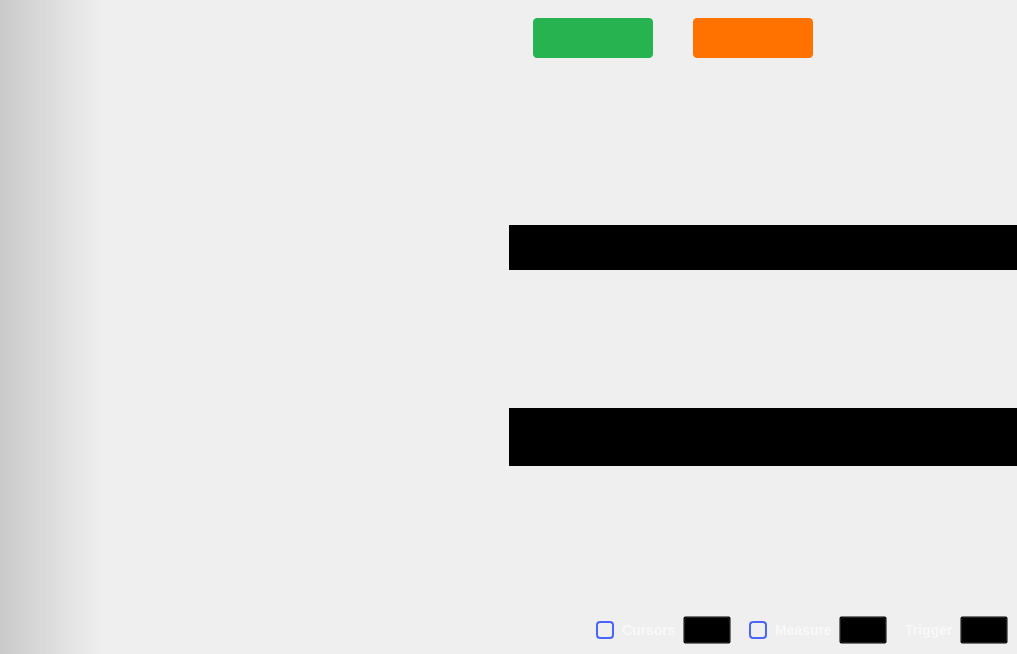
<?xml version="1.0" encoding="UTF-8"?>
<ui version="4.0">
 <class>Oscilloscope</class>
 <widget class="QWidget" name="Oscilloscope">
  <property name="geometry">
   <rect>
    <x>0</x>
    <y>0</y>
    <width>1017</width>
    <height>654</height>
   </rect>
  </property>
  <property name="sizePolicy">
   <sizepolicy hsizetype="MinimumExpanding" vsizetype="MinimumExpanding">
    <horstretch>0</horstretch>
    <verstretch>0</verstretch>
   </sizepolicy>
  </property>
  <property name="windowTitle">
   <string>Scopy Oscilloscope</string>
  </property>
  <layout class="QVBoxLayout" name="verticalLayout_2">
   <property name="spacing">
    <number>0</number>
   </property>
   <property name="leftMargin">
    <number>0</number>
   </property>
   <property name="topMargin">
    <number>0</number>
   </property>
   <property name="rightMargin">
    <number>0</number>
   </property>
   <property name="bottomMargin">
    <number>0</number>
   </property>
   <item>
    <widget class="adiscope::DetachDragZone" name="mainWidget" native="true">
     <property name="styleSheet">
      <string notr="true">#mainWidget {
background-color: qlineargradient(spread:pad, x1:0, y1:0, x2:0.1, y2:0, stop:0 rgba(0, 0, 0, 40), stop:1 transparent);
}</string>
     </property>
     <layout class="QVBoxLayout" name="verticalLayout_3">
      <property name="spacing">
       <number>0</number>
      </property>
      <property name="leftMargin">
       <number>0</number>
      </property>
      <property name="topMargin">
       <number>0</number>
      </property>
      <property name="rightMargin">
       <number>0</number>
      </property>
      <property name="bottomMargin">
       <number>0</number>
      </property>
      <item>
       <layout class="QHBoxLayout" name="hLayout_top_btn_area">
        <property name="spacing">
         <number>40</number>
        </property>
        <property name="topMargin">
         <number>15</number>
        </property>
        <property name="rightMargin">
         <number>40</number>
        </property>
        <property name="bottomMargin">
         <number>5</number>
        </property>
        <item>
         <spacer name="horizontalSpacer_7">
          <property name="orientation">
           <enum>Qt::Horizontal</enum>
          </property>
          <property name="sizeHint" stdset="0">
           <size>
            <width>40</width>
            <height>10</height>
           </size>
          </property>
         </spacer>
        </item>
        <item>
         <widget class="QPushButton" name="pushButtonRunStop">
          <property name="sizePolicy">
           <sizepolicy hsizetype="Fixed" vsizetype="Fixed">
            <horstretch>0</horstretch>
            <verstretch>0</verstretch>
           </sizepolicy>
          </property>
          <property name="layoutDirection">
           <enum>Qt::RightToLeft</enum>
          </property>
          <property name="styleSheet">
           <string notr="true">QPushButton {
  width: 80px;
  height: 40px;
  border-radius: 4px;
  background-color: #27b34f;
  color: white;
  font-family: &quot;monospace&quot;;
  font-weight: bold;

  text-align: left;
  padding-left: 20px;
  padding-right: 20px;
  qproperty-text: &quot;Run&quot;;
}

QPushButton[running=true] {
  qproperty-text: &quot;Stop&quot;;
  background-color: #F45000;
}

QPushButton:disabled {
  background-color: grey;
}</string>
          </property>
          <property name="icon">
           <iconset resource="../resources/resources.qrc">
            <normaloff>:/icons/ico-play.svg</normaloff>
            <normalon>:/icons/ico-stop.svg</normalon>:/icons/ico-play.svg</iconset>
          </property>
          <property name="iconSize">
           <size>
            <width>8</width>
            <height>10</height>
           </size>
          </property>
          <property name="checkable">
           <bool>true</bool>
          </property>
         </widget>
        </item>
        <item>
         <widget class="QPushButton" name="pushButtonSingle">
          <property name="layoutDirection">
           <enum>Qt::RightToLeft</enum>
          </property>
          <property name="styleSheet">
           <string notr="true">QPushButton {
  width: 80px;
  height: 40px;
  border-radius: 4px;
  background-color: #ff7200;
  color: white;
  font-family: &quot;monospace&quot;;
  font-weight: bold;

  text-align: left;
  padding-left: 20px;
  padding-right: 20px;
  qproperty-text: &quot;Single&quot;;
}

QPushButton[running=true] {
  qproperty-text: &quot;Stop&quot;;
  background-color: #F45000;
}

QPushButton:disabled {
  background-color: grey;
}</string>
          </property>
          <property name="icon">
           <iconset resource="../resources/resources.qrc">
            <normaloff>:/icons/ico-oneshot.svg</normaloff>
            <normalon>:/icons/ico-stop.svg</normalon>:/icons/ico-oneshot.svg</iconset>
          </property>
          <property name="iconSize">
           <size>
            <width>10</width>
            <height>10</height>
           </size>
          </property>
          <property name="checkable">
           <bool>true</bool>
          </property>
         </widget>
        </item>
        <item>
         <widget class="QWidget" name="widget" native="true">
          <property name="minimumSize">
           <size>
            <width>30</width>
            <height>0</height>
           </size>
          </property>
          <property name="styleSheet">
           <string notr="true">QPushButton {
  min-height: 40px;
  max-height: 40px;
  min-width: 60px;
  max-width: 60px;
  padding-top:5px
}

QPushButton:checked {
  border-top: 1px solid rgba(255,255,255,150);
}

QPushButton:!checked {
  border-top: 1px solid rgba(255,255,255,0);
}

QPushButton:!checked:hover {
  border-top: 1px solid rgba(255,255,255,0);
}

QPushButton:checked:hover {
  border-top: 1px solid rgba(255,255,255,200);
}</string>
          </property>
          <layout class="QHBoxLayout" name="horizontalLayout_3">
           <property name="spacing">
            <number>0</number>
           </property>
           <property name="leftMargin">
            <number>0</number>
           </property>
           <property name="topMargin">
            <number>0</number>
           </property>
           <property name="rightMargin">
            <number>0</number>
           </property>
           <property name="bottomMargin">
            <number>0</number>
           </property>
           <item>
            <widget class="adiscope::CustomPushButton" name="btnGeneralSettings">
             <property name="styleSheet">
              <string notr="true">QPushButton:checked {
  image: url(:/icons/gear_wheel_pressed.svg);
}

QPushButton:!checked {
  image: url(:/icons/gear_wheel.svg);
}


QPushButton:!checked:hover {
  image: url(:/icons/gear_wheel_hover.svg);
}

QPushButton:checked:hover {
  image: url(:/icons/gear_wheel_pressed.svg);
}</string>
             </property>
             <property name="text">
              <string/>
             </property>
             <property name="checkable">
              <bool>true</bool>
             </property>
             <attribute name="buttonGroup">
              <string notr="true">settings_group</string>
             </attribute>
            </widget>
           </item>
           <item>
            <widget class="QPushButton" name="btnSettings">
             <property name="styleSheet">
              <string notr="true">QPushButton:checked {
  image: url(:/icons/setup3_checked_hover.svg);
}

QPushButton:!checked {
  image: url(:/icons/setup3_unchecked.svg);
}

QPushButton:!checked:hover {
  image: url(:/icons/setup3_unchecked_hover.svg);
}

QPushButton:checked:hover {
  image: url(:/icons/setup3_checked_hover.svg);
}</string>
             </property>
             <property name="text">
              <string/>
             </property>
             <property name="checkable">
              <bool>true</bool>
             </property>
            </widget>
           </item>
          </layout>
         </widget>
        </item>
       </layout>
      </item>
      <item>
       <layout class="QHBoxLayout" name="hLayout_central_area">
        <property name="spacing">
         <number>0</number>
        </property>
        <property name="leftMargin">
         <number>0</number>
        </property>
        <property name="rightMargin">
         <number>0</number>
        </property>
        <item>
         <layout class="QVBoxLayout" name="plot_and_buffPreviewer">
          <item>
           <layout class="QHBoxLayout" name="hLayout_buffPreview">
            <property name="spacing">
             <number>0</number>
            </property>
            <item>
             <spacer name="horizontalSpacer_4">
              <property name="orientation">
               <enum>Qt::Horizontal</enum>
              </property>
              <property name="sizeHint" stdset="0">
               <size>
                <width>10</width>
                <height>10</height>
               </size>
              </property>
             </spacer>
            </item>
            <item>
             <layout class="QVBoxLayout" name="vLayoutBufferSlot">
              <property name="spacing">
               <number>0</number>
              </property>
             </layout>
            </item>
            <item>
             <spacer name="horizontalSpacer_3">
              <property name="orientation">
               <enum>Qt::Horizontal</enum>
              </property>
              <property name="sizeHint" stdset="0">
               <size>
                <width>10</width>
                <height>10</height>
               </size>
              </property>
             </spacer>
            </item>
           </layout>
          </item>
          <item>
           <widget class="QWidget" name="widgetPlotContainer" native="true">
            <layout class="QGridLayout" name="gridLayout_5">
             <property name="leftMargin">
              <number>0</number>
             </property>
             <property name="topMargin">
              <number>0</number>
             </property>
             <property name="rightMargin">
              <number>0</number>
             </property>
             <property name="bottomMargin">
              <number>0</number>
             </property>
             <property name="spacing">
              <number>0</number>
             </property>
             <item row="1" column="0">
              <widget class="QWidget" name="container_fft_plot" native="true">
               <layout class="QGridLayout" name="gridLayoutFFT">
                <property name="leftMargin">
                 <number>20</number>
                </property>
                <property name="topMargin">
                 <number>0</number>
                </property>
                <property name="rightMargin">
                 <number>0</number>
                </property>
                <property name="bottomMargin">
                 <number>0</number>
                </property>
                <property name="horizontalSpacing">
                 <number>2</number>
                </property>
                <property name="verticalSpacing">
                 <number>0</number>
                </property>
                <item row="0" column="0">
                 <layout class="QHBoxLayout" name="hlayout_fft">
                  <property name="spacing">
                   <number>0</number>
                  </property>
                 </layout>
                </item>
               </layout>
              </widget>
             </item>
             <item row="0" column="1">
              <layout class="QGridLayout" name="gridLayoutHist"/>
             </item>
             <item row="2" column="0">
              <layout class="QVBoxLayout" name="plot_and_scales">
               <property name="spacing">
                <number>0</number>
               </property>
               <property name="topMargin">
                <number>0</number>
               </property>
               <property name="rightMargin">
                <number>0</number>
               </property>
               <property name="bottomMargin">
                <number>0</number>
               </property>
               <item>
                <layout class="QGridLayout" name="gridLayoutPlot">
                 <property name="leftMargin">
                  <number>25</number>
                 </property>
                 <property name="topMargin">
                  <number>0</number>
                 </property>
                 <property name="rightMargin">
                  <number>25</number>
                 </property>
                 <property name="bottomMargin">
                  <number>0</number>
                 </property>
                 <property name="spacing">
                  <number>0</number>
                 </property>
                </layout>
               </item>
               <item>
                <layout class="QHBoxLayout" name="scales">
                 <property name="spacing">
                  <number>0</number>
                 </property>
                 <property name="leftMargin">
                  <number>0</number>
                 </property>
                 <property name="topMargin">
                  <number>0</number>
                 </property>
                 <property name="bottomMargin">
                  <number>3</number>
                 </property>
                 <item>
                  <layout class="QHBoxLayout" name="chn_scales">
                   <property name="spacing">
                    <number>15</number>
                   </property>
                   <property name="leftMargin">
                    <number>10</number>
                   </property>
                  </layout>
                 </item>
                 <item>
                  <spacer name="horizontalSpacer">
                   <property name="orientation">
                    <enum>Qt::Horizontal</enum>
                   </property>
                   <property name="sizeHint" stdset="0">
                    <size>
                     <width>0</width>
                     <height>15</height>
                    </size>
                   </property>
                  </spacer>
                 </item>
                </layout>
               </item>
              </layout>
             </item>
            </layout>
           </widget>
          </item>
         </layout>
        </item>
        <item>
         <widget class="QWidget" name="xy_plot_container" native="true">
          <property name="minimumSize">
           <size>
            <width>0</width>
            <height>0</height>
           </size>
          </property>
          <layout class="QGridLayout" name="gridLayout">
           <property name="leftMargin">
            <number>0</number>
           </property>
           <property name="topMargin">
            <number>20</number>
           </property>
           <property name="rightMargin">
            <number>0</number>
           </property>
           <property name="bottomMargin">
            <number>0</number>
           </property>
           <property name="spacing">
            <number>0</number>
           </property>
           <item row="0" column="0">
            <widget class="QWidget" name="widget_xy_plot_top" native="true">
             <property name="sizePolicy">
              <sizepolicy hsizetype="Minimum" vsizetype="Minimum">
               <horstretch>0</horstretch>
               <verstretch>0</verstretch>
              </sizepolicy>
             </property>
             <property name="minimumSize">
              <size>
               <width>0</width>
               <height>45</height>
              </size>
             </property>
             <property name="maximumSize">
              <size>
               <width>16777215</width>
               <height>45</height>
              </size>
             </property>
             <property name="styleSheet">
              <string notr="true">background-color: black;</string>
             </property>
             <layout class="QHBoxLayout" name="horizontalLayout">
              <property name="spacing">
               <number>0</number>
              </property>
              <property name="leftMargin">
               <number>0</number>
              </property>
              <property name="topMargin">
               <number>0</number>
              </property>
              <property name="rightMargin">
               <number>0</number>
              </property>
              <property name="bottomMargin">
               <number>0</number>
              </property>
              <item>
               <layout class="QVBoxLayout" name="verticalLayout_5">
                <property name="spacing">
                 <number>0</number>
                </property>
                <property name="topMargin">
                 <number>3</number>
                </property>
                <property name="rightMargin">
                 <number>0</number>
                </property>
                <property name="bottomMargin">
                 <number>3</number>
                </property>
               </layout>
              </item>
              <item>
               <spacer name="horizontalSpacer_2">
                <property name="orientation">
                 <enum>Qt::Horizontal</enum>
                </property>
                <property name="sizeHint" stdset="0">
                 <size>
                  <width>0</width>
                  <height>10</height>
                 </size>
                </property>
               </spacer>
              </item>
              <item>
               <spacer name="horizontalSpacer_5">
                <property name="orientation">
                 <enum>Qt::Horizontal</enum>
                </property>
                <property name="sizeType">
                 <enum>QSizePolicy::Fixed</enum>
                </property>
                <property name="sizeHint" stdset="0">
                 <size>
                  <width>2</width>
                  <height>10</height>
                 </size>
                </property>
               </spacer>
              </item>
             </layout>
            </widget>
           </item>
           <item row="1" column="0">
            <widget class="QWidget" name="widget_xy_plot_bottom" native="true">
             <property name="sizePolicy">
              <sizepolicy hsizetype="Minimum" vsizetype="Minimum">
               <horstretch>0</horstretch>
               <verstretch>0</verstretch>
              </sizepolicy>
             </property>
             <property name="minimumSize">
              <size>
               <width>0</width>
               <height>58</height>
              </size>
             </property>
             <property name="maximumSize">
              <size>
               <width>16777215</width>
               <height>58</height>
              </size>
             </property>
             <property name="styleSheet">
              <string notr="true">background-color: black;</string>
             </property>
             <layout class="QHBoxLayout" name="horizontalLayout_2">
              <property name="spacing">
               <number>0</number>
              </property>
              <property name="leftMargin">
               <number>0</number>
              </property>
              <property name="topMargin">
               <number>0</number>
              </property>
              <property name="rightMargin">
               <number>0</number>
              </property>
              <property name="bottomMargin">
               <number>0</number>
              </property>
              <item>
               <spacer name="horizontalSpacer_6">
                <property name="orientation">
                 <enum>Qt::Horizontal</enum>
                </property>
                <property name="sizeHint" stdset="0">
                 <size>
                  <width>399</width>
                  <height>0</height>
                 </size>
                </property>
               </spacer>
              </item>
              <item>
               <layout class="QVBoxLayout" name="verticalLayout_4">
                <property name="spacing">
                 <number>0</number>
                </property>
                <property name="rightMargin">
                 <number>0</number>
                </property>
               </layout>
              </item>
              <item>
               <spacer name="horizontalSpacer_10">
                <property name="orientation">
                 <enum>Qt::Horizontal</enum>
                </property>
                <property name="sizeType">
                 <enum>QSizePolicy::Fixed</enum>
                </property>
                <property name="sizeHint" stdset="0">
                 <size>
                  <width>5</width>
                  <height>0</height>
                 </size>
                </property>
               </spacer>
              </item>
             </layout>
            </widget>
           </item>
          </layout>
         </widget>
        </item>
        <item>
         <layout class="QVBoxLayout" name="vLayout_for_rightMenu">
          <property name="topMargin">
           <number>20</number>
          </property>
          <item>
           <widget class="adiscope::MenuAnim" name="rightMenu" native="true">
            <property name="sizePolicy">
             <sizepolicy hsizetype="Maximum" vsizetype="Preferred">
              <horstretch>0</horstretch>
              <verstretch>0</verstretch>
             </sizepolicy>
            </property>
            <property name="minimumSize">
             <size>
              <width>0</width>
              <height>0</height>
             </size>
            </property>
            <layout class="QVBoxLayout" name="verticalLayout">
             <property name="spacing">
              <number>0</number>
             </property>
             <property name="leftMargin">
              <number>0</number>
             </property>
             <property name="topMargin">
              <number>20</number>
             </property>
             <property name="rightMargin">
              <number>0</number>
             </property>
             <property name="bottomMargin">
              <number>0</number>
             </property>
             <item>
              <widget class="QStackedWidget" name="stackedWidget">
               <property name="sizePolicy">
                <sizepolicy hsizetype="Minimum" vsizetype="Preferred">
                 <horstretch>0</horstretch>
                 <verstretch>0</verstretch>
                </sizepolicy>
               </property>
               <widget class="QWidget" name="channelSettings"/>
               <widget class="QWidget" name="cursorsSettings"/>
               <widget class="QWidget" name="measureSettings"/>
               <widget class="QWidget" name="generalSettings"/>
              </widget>
             </item>
            </layout>
           </widget>
          </item>
         </layout>
        </item>
       </layout>
      </item>
      <item>
       <layout class="QHBoxLayout" name="hLayout_bottom_btn_area">
        <property name="spacing">
         <number>0</number>
        </property>
        <item>
         <layout class="QHBoxLayout" name="channelsList">
          <property name="leftMargin">
           <number>0</number>
          </property>
          <property name="rightMargin">
           <number>0</number>
          </property>
         </layout>
        </item>
        <item>
         <widget class="adiscope::CustomPushButton" name="btnAddMath">
          <property name="text">
           <string/>
          </property>
          <property name="icon">
           <iconset resource="../resources/resources.qrc">
            <normaloff>:/menu/add.svg</normaloff>:/menu/add.svg</iconset>
          </property>
          <property name="checkable">
           <bool>true</bool>
          </property>
          <property name="flat">
           <bool>true</bool>
          </property>
          <attribute name="buttonGroup">
           <string notr="true">settings_group</string>
          </attribute>
         </widget>
        </item>
        <item>
         <spacer name="horizontalSpacer_15">
          <property name="orientation">
           <enum>Qt::Horizontal</enum>
          </property>
          <property name="sizeType">
           <enum>QSizePolicy::Expanding</enum>
          </property>
          <property name="sizeHint" stdset="0">
           <size>
            <width>40</width>
            <height>20</height>
           </size>
          </property>
         </spacer>
        </item>
        <item>
         <widget class="QWidget" name="widget_3" native="true">
          <property name="sizePolicy">
           <sizepolicy hsizetype="Preferred" vsizetype="Fixed">
            <horstretch>0</horstretch>
            <verstretch>0</verstretch>
           </sizepolicy>
          </property>
          <property name="minimumSize">
           <size>
            <width>0</width>
            <height>48</height>
           </size>
          </property>
          <property name="styleSheet">
           <string notr="true">QCheckBox {
  spacing: 8px;
  background-color: transparent;
  font-size: 14px;
  font-weight: bold;
  font-family: &quot;monospace&quot;;
  color: rgba(255, 255, 255, 153);
}

QCheckBox::indicator {
  width: 14px;
  height: 14px;
  border: 2px solid rgb(74,100,255);
  border-radius: 4px;
}
QCheckBox::indicator:unchecked { background-color: transparent; }
QCheckBox::indicator:checked { background-color: rgb(74,100,255); }

QPushButton {
  width: 40px;
  height: 20px;
  background-color: transparent;
}
QPushButton:pressed { border-image: url(:/icons/setup_btn_checked.svg); }
QPushButton:!pressed { border-image: url(:/icons/setup_btn_unchecked.svg); }
QPushButton:hover:!pressed:!checked { border-image: url(:/icons/setup_btn_hover.svg); }
QPushButton:checked { border-image: url(:/icons/setup_btn_checked.svg); }

QLabel {
  font-size: 14px;
  font-weight: bold;
  font-family: &quot;monospace&quot;;
  color: rgba(255, 255, 255, 153);
}</string>
          </property>
          <layout class="QHBoxLayout" name="horizontalLayout_6">
           <item>
            <widget class="QCheckBox" name="boxCursors">
             <property name="text">
              <string>Cursors</string>
             </property>
            </widget>
           </item>
           <item>
            <widget class="adiscope::CustomPushButton" name="btnCursors">
             <property name="enabled">
              <bool>false</bool>
             </property>
             <property name="text">
              <string/>
             </property>
             <property name="checkable">
              <bool>true</bool>
             </property>
             <attribute name="buttonGroup">
              <string notr="true">settings_group</string>
             </attribute>
            </widget>
           </item>
           <item>
            <spacer name="horizontalSpacer_9">
             <property name="orientation">
              <enum>Qt::Horizontal</enum>
             </property>
             <property name="sizeType">
              <enum>QSizePolicy::Fixed</enum>
             </property>
             <property name="sizeHint" stdset="0">
              <size>
               <width>12</width>
               <height>0</height>
              </size>
             </property>
            </spacer>
           </item>
           <item>
            <widget class="QCheckBox" name="boxMeasure">
             <property name="text">
              <string>Measure</string>
             </property>
            </widget>
           </item>
           <item>
            <widget class="adiscope::CustomPushButton" name="btnMeasure">
             <property name="enabled">
              <bool>false</bool>
             </property>
             <property name="text">
              <string/>
             </property>
             <property name="checkable">
              <bool>true</bool>
             </property>
             <attribute name="buttonGroup">
              <string notr="true">settings_group</string>
             </attribute>
            </widget>
           </item>
           <item>
            <spacer name="horizontalSpacer_8">
             <property name="orientation">
              <enum>Qt::Horizontal</enum>
             </property>
             <property name="sizeType">
              <enum>QSizePolicy::Fixed</enum>
             </property>
             <property name="sizeHint" stdset="0">
              <size>
               <width>12</width>
               <height>0</height>
              </size>
             </property>
            </spacer>
           </item>
           <item>
            <widget class="QLabel" name="label_4">
             <property name="text">
              <string>Trigger</string>
             </property>
            </widget>
           </item>
           <item>
            <widget class="adiscope::CustomPushButton" name="btnTrigger">
             <property name="text">
              <string/>
             </property>
             <property name="checkable">
              <bool>true</bool>
             </property>
             <attribute name="buttonGroup">
              <string notr="true">settings_group</string>
             </attribute>
            </widget>
           </item>
          </layout>
         </widget>
        </item>
       </layout>
      </item>
     </layout>
    </widget>
   </item>
  </layout>
  <action name="actionClose">
   <property name="text">
    <string>Close</string>
   </property>
  </action>
 </widget>
 <customwidgets>
  <customwidget>
   <class>adiscope::MenuAnim</class>
   <extends>QWidget</extends>
   <header>menu_anim.hpp</header>
   <container>1</container>
  </customwidget>
  <customwidget>
   <class>adiscope::DetachDragZone</class>
   <extends>QWidget</extends>
   <header>detachdragzone.h</header>
   <container>1</container>
  </customwidget>
  <customwidget>
   <class>adiscope::CustomPushButton</class>
   <extends>QPushButton</extends>
   <header>customPushButton.hpp</header>
  </customwidget>
 </customwidgets>
 <resources>
  <include location="../resources/resources.qrc"/>
 </resources>
 <connections>
  <connection>
   <sender>btnTrigger</sender>
   <signal>toggled(bool)</signal>
   <receiver>btnSettings</receiver>
   <slot>setChecked(bool)</slot>
   <hints>
    <hint type="sourcelabel">
     <x>1157</x>
     <y>628</y>
    </hint>
    <hint type="destinationlabel">
     <x>1116</x>
     <y>40</y>
    </hint>
   </hints>
  </connection>
  <connection>
   <sender>btnMeasure</sender>
   <signal>toggled(bool)</signal>
   <receiver>btnSettings</receiver>
   <slot>setChecked(bool)</slot>
   <hints>
    <hint type="sourcelabel">
     <x>1031</x>
     <y>628</y>
    </hint>
    <hint type="destinationlabel">
     <x>1116</x>
     <y>40</y>
    </hint>
   </hints>
  </connection>
  <connection>
   <sender>btnCursors</sender>
   <signal>toggled(bool)</signal>
   <receiver>btnSettings</receiver>
   <slot>setChecked(bool)</slot>
   <hints>
    <hint type="sourcelabel">
     <x>878</x>
     <y>628</y>
    </hint>
    <hint type="destinationlabel">
     <x>1116</x>
     <y>40</y>
    </hint>
   </hints>
  </connection>
  <connection>
   <sender>boxMeasure</sender>
   <signal>toggled(bool)</signal>
   <receiver>btnMeasure</receiver>
   <slot>setEnabled(bool)</slot>
   <hints>
    <hint type="sourcelabel">
     <x>964</x>
     <y>628</y>
    </hint>
    <hint type="destinationlabel">
     <x>1031</x>
     <y>628</y>
    </hint>
   </hints>
  </connection>
  <connection>
   <sender>boxCursors</sender>
   <signal>toggled(bool)</signal>
   <receiver>btnCursors</receiver>
   <slot>setEnabled(bool)</slot>
   <hints>
    <hint type="sourcelabel">
     <x>811</x>
     <y>628</y>
    </hint>
    <hint type="destinationlabel">
     <x>878</x>
     <y>628</y>
    </hint>
   </hints>
  </connection>
 </connections>
 <buttongroups>
  <buttongroup name="settings_group"/>
 </buttongroups>
</ui>
